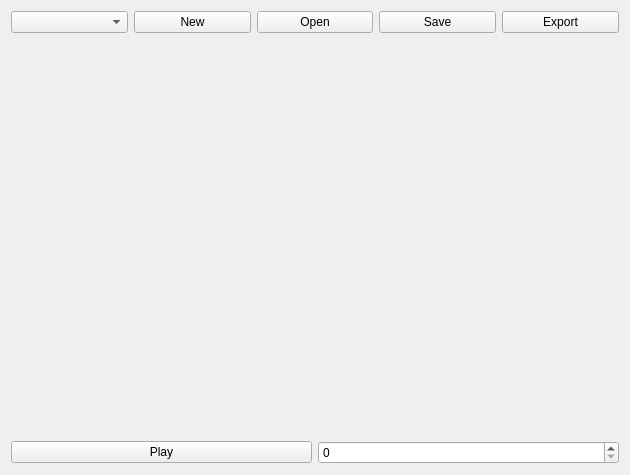
<?xml version="1.0" encoding="UTF-8"?>
<ui version="4.0">
 <class>BARTabSong</class>
 <widget class="QWidget" name="BARTabSong">
  <property name="geometry">
   <rect>
    <x>0</x>
    <y>0</y>
    <width>630</width>
    <height>475</height>
   </rect>
  </property>
  <property name="windowTitle">
   <string>Form</string>
  </property>
  <layout class="QVBoxLayout" name="verticalLayout">
   <item>
    <layout class="QHBoxLayout" name="layoutUpperBar">
     <item>
      <widget class="QComboBox" name="comboBox"/>
     </item>
     <item>
      <widget class="QPushButton" name="buttonNew">
       <property name="text">
        <string>New</string>
       </property>
      </widget>
     </item>
     <item>
      <widget class="QPushButton" name="buttonOpen">
       <property name="text">
        <string>Open</string>
       </property>
      </widget>
     </item>
     <item>
      <widget class="QPushButton" name="buttonSave">
       <property name="text">
        <string>Save</string>
       </property>
      </widget>
     </item>
     <item>
      <widget class="QPushButton" name="buttonExport">
       <property name="text">
        <string>Export</string>
       </property>
      </widget>
     </item>
    </layout>
   </item>
   <item>
    <widget class="BARSongArea" name="widget" native="true"/>
   </item>
   <item>
    <layout class="QHBoxLayout" name="horizontalLayout">
     <item>
      <widget class="QPushButton" name="buttonPlay">
       <property name="text">
        <string>Play</string>
       </property>
      </widget>
     </item>
     <item>
      <widget class="QSpinBox" name="spinboxTempo"/>
     </item>
    </layout>
   </item>
  </layout>
 </widget>
 <customwidgets>
  <customwidget>
   <class>BARSongArea</class>
   <extends>QWidget</extends>
   <header>ui/barsongarea.h</header>
   <container>1</container>
  </customwidget>
 </customwidgets>
 <resources/>
 <connections/>
</ui>
